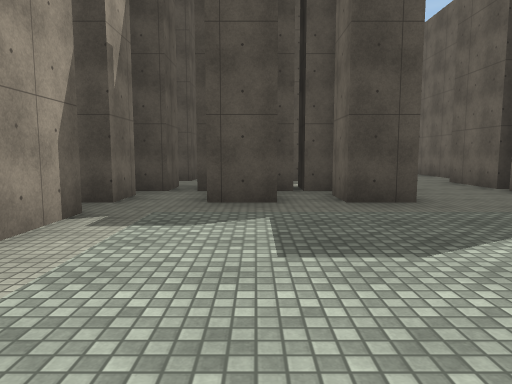
[1] (above)

16 first-person views from a walk through a scene from a Unity 3-D project. The camera is 1.4 m above the floor, tilts 6° down and sees 70° across. The floor is counted in squares, 2 m on a side. Each view is taken from the middle of a square. On the plan, view 1 faces up. The plan holds only what a view shows up to about 11 squares ahead; the rest is blank. The place goes on beyond the plan. The player is left out. Surface patterns are stand-ins for the level's own textures.

[2]
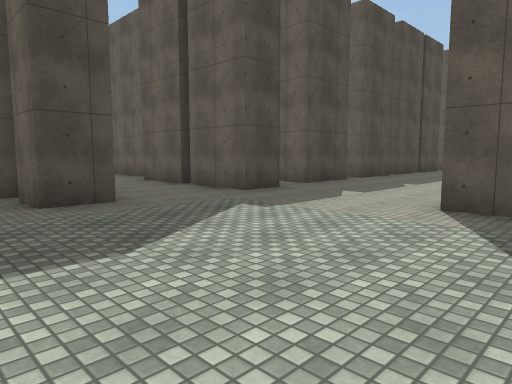

[3]
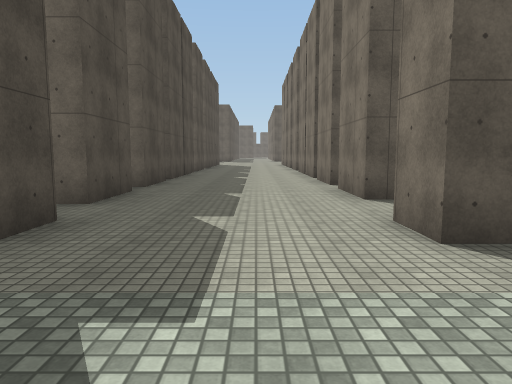

[4]
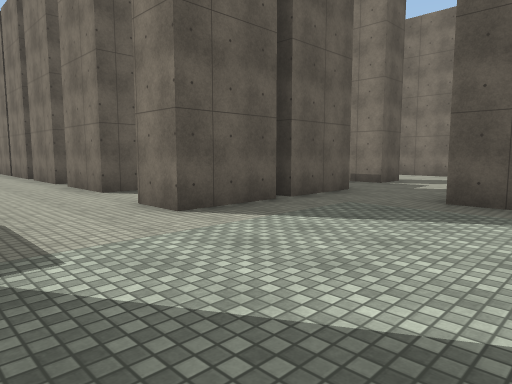

[5]
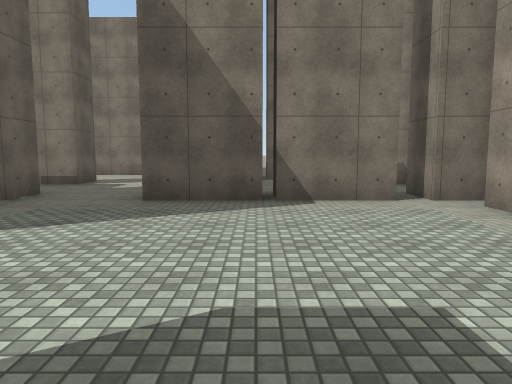

[6]
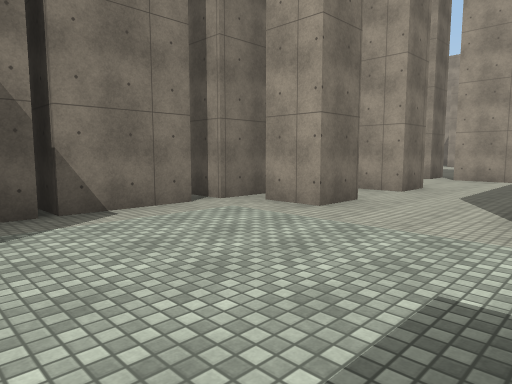

[7]
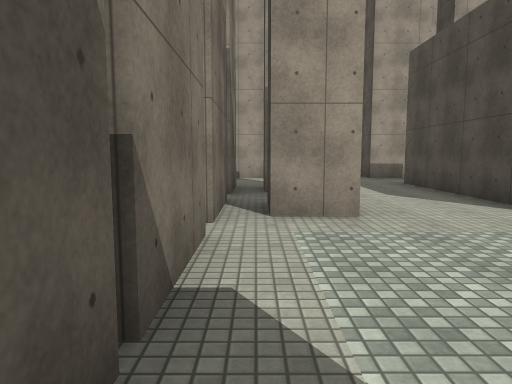

[8]
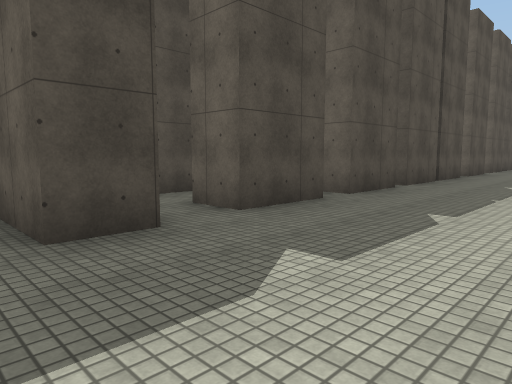

[9]
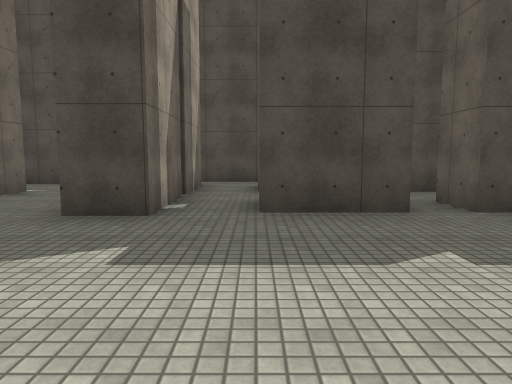

[10]
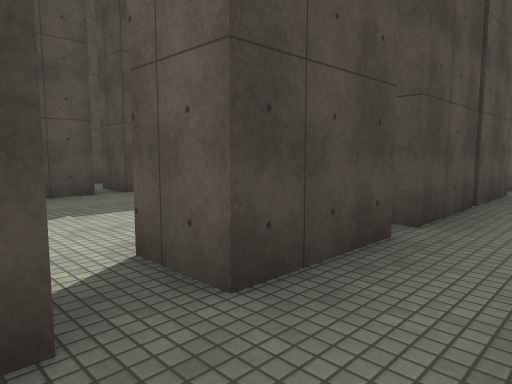

[11]
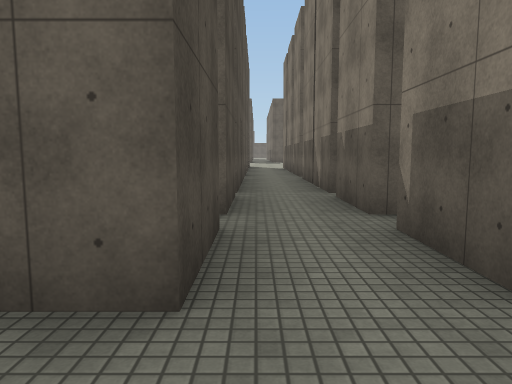

[12]
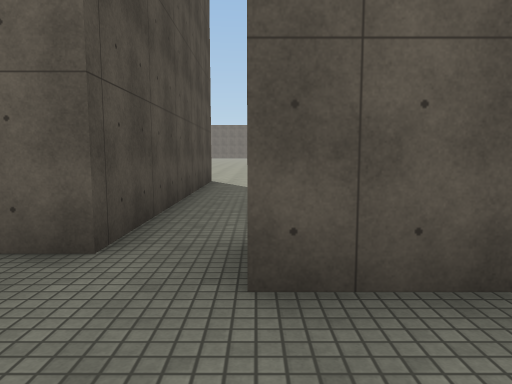

[13]
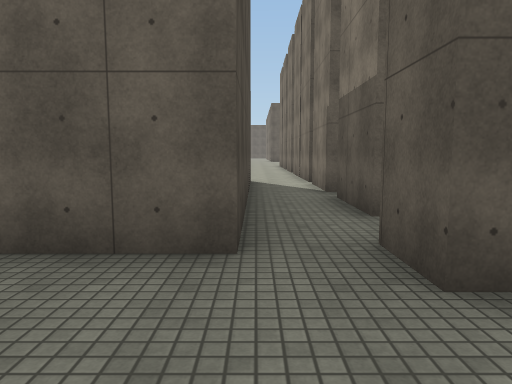

[14]
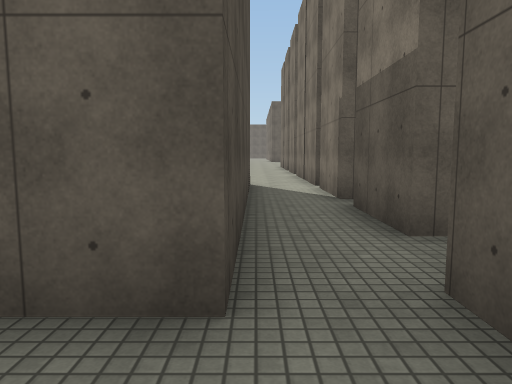

[15]
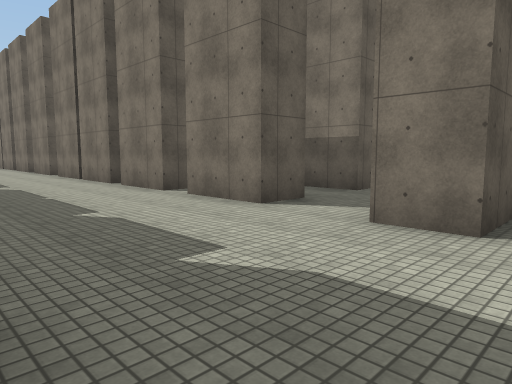

[16]
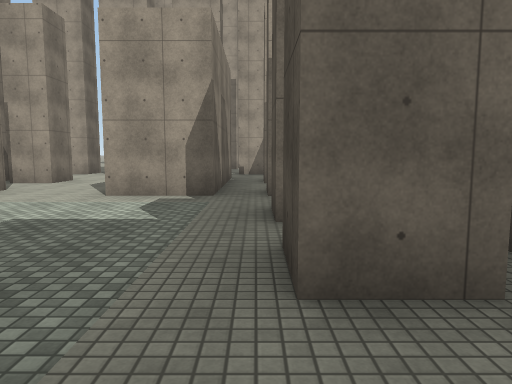

### Floor plan
Points are (right, up) in squares from view 1. A wall is a line through its corners. A room is listed if a view was taken in it or the views show most of it. See-through windows are left out.
Room 1 (views 1, 2, 3, 4, 5, 6, 7, 8, 9, 15, 16)
walls: (2.3, 5.3) (1.3, 5.3) (1.3, 6.2); (5.8, 7) (5.8, 5.1) (4.8, 5.1); (8.9, 5.3) (7, 5.3) (7, 6.4); (4.8, -0.2) (4.8, 1.6) (5.9, 1.6); (1.5, 6.8) (-1.1, 6.8); (7.6, 0.3) (7.6, 1.3) (9.4, 1.3); (7, 8.1) (7, 8.7) (8.9, 8.7); (0.4, 5.3) (-0.8, 5.3); (8.1, 7.7) (7.2, 7.7); (5.8, 9) (5.8, 7.2) (4.8, 7.2); (4.8, -1.5) (4.8, -0.5); (10.2, 0.3) (10.2, 1.3) (12, 1.3); (10.4, 7.7) (9.8, 7.7); (9.6, 8.7) (11.5, 8.7); (11.5, 5.3) (9.6, 5.3) (9.6, 6.4); (-2.1, 4.3) (-2.1, 2.4); (-2.1, 6.2) (-2.1, 5.3); (12.5, 1.3) (15.5, 1.3); (-2.9, 2.5) (-6.6, 2.5); (-1.1, -1.4) (2.8, -1.4); (11.9, 8.7) (13.4, 8.7); (-3.1, 0.2) (-2.1, 0.2) (-2.1, -0.8) (-2.9, -0.8); (12.4, 10.1) (5.5, 10.1); (-3.4, -1.4) (-1.7, -1.4); (15.5, 5.3) (12, 5.3) (12, 6.4); (-5.8, 0.2) (-4.7, 0.2) (-4.7, -0.9); (-6.1, -1.4) (-4.4, -1.4); (-8.5, 1.2) (-8.5, -0.1); (-8.5, -0.6) (-8.5, -1.6)
ways out: opening at (6.5, 1) to room 2; opening at (-7.5, 2.5) to room 3; opening at (-2.5, 5) to room 3; opening at (3.5, -2) to room 3; opening at (3.5, 6.5) to room 3; opening at (5, 10) to room 3; opening at (13.5, 9.5) to room 3; opening at (10, 1) to room 4; gap at (12, 1) to room 4
Room 2 (views 10, 11)
walls: (7.6, -1.4) (9.4, -1.4); (9.4, 0.3) (7.6, 0.3)
ways out: opening at (6.5, 1) to room 1; opening at (8.5, -0.5) to room 4
Room 3 (views 12, 13, 14)
walls: (-6.6, 4.3) (-2.1, 4.3); (-8.5, 3.4) (-8.5, 2.3) (-9, 2.3); (-2.1, 5.3) (-2.6, 5.3); (4.8, -2.5) (4.8, -1.5); (5.1, -5.4) (5.1, -4.3) (6, -4.3); (0.9, 6.8) (0.9, 7.8); (-1.7, 7.9) (-1.7, 6.8) (-2.2, 6.8); (2.3, 6.2) (2.3, 5.3); (4.8, 5.1) (4.8, 7); (7.6, -1.9) (7.6, -1.4); (2.7, 7.9) (2.7, 7.1); (4.8, 7.2) (4.8, 9) (5.8, 9); (2.5, 9.4) (0.9, 9.4); (10.2, -1.8) (10.2, -1.4); (5.5, 10.1) (5.5, 11.9); (13.4, 8.7) (14.9, 8.7)
ways out: opening at (-7.5, 2.5) to room 1; opening at (-2.5, 5) to room 1; opening at (3.5, -2) to room 1; opening at (3.5, 6.5) to room 1; opening at (5, 10) to room 1; opening at (13.5, 9.5) to room 1; opening at (10, -2) to room 4; gap at (12, -2) to room 4
Room 4 (no view inside)
walls: (12, 0.3) (10.2, 0.3); (12.5, -1.4) (15.5, -1.4); (10.2, -1.4) (12, -1.4); (14.5, 0.2) (14.5, 1.4); (15.5, 0.3) (12.5, 0.3) (12.5, 1.3)
ways out: opening at (10, 1) to room 1; gap at (12, 1) to room 1; opening at (8.5, -0.5) to room 2; opening at (10, -2) to room 3; gap at (12, -2) to room 3

Positions as (right, up) in squares from view 1, and headings:
1: (0, 0), facing up
2: (0, 0), facing up-right
3: (2, 3), facing right
4: (1, 4), facing down-right
5: (1, 4), facing down
6: (2, 3), facing down-left
7: (2, -1), facing left
8: (4, 2), facing up-right
9: (7, 1), facing up
10: (9, -1), facing up-right
11: (6, 0), facing right
12: (3, 9), facing right
13: (3, 10), facing right
14: (4, 10), facing right
15: (4, 5), facing down-right
16: (4, 5), facing left
